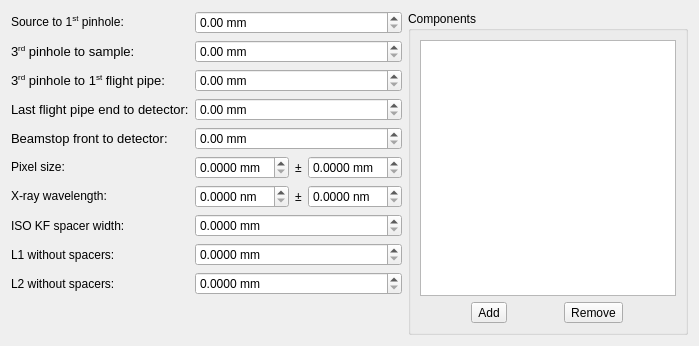
     <widget class="QWidget" name="basicsTab">
      <attribute name="title">
       <string>Basic parameters</string>
      </attribute>
      <layout class="QHBoxLayout" name="horizontalLayout_13">
       <item>
        <layout class="QGridLayout" name="gridLayout_3">
         <item row="4" column="1">
          <widget class="QDoubleSpinBox" name="lbsDoubleSpinBox">
           <property name="sizePolicy">
            <sizepolicy hsizetype="MinimumExpanding" vsizetype="Fixed">
             <horstretch>0</horstretch>
             <verstretch>0</verstretch>
            </sizepolicy>
           </property>
           <property name="keyboardTracking">
            <bool>false</bool>
           </property>
           <property name="suffix">
            <string> mm</string>
           </property>
           <property name="maximum">
            <double>1000.000000000000000</double>
           </property>
          </widget>
         </item>
         <item row="1" column="0">
          <widget class="QLabel" name="label_4">
           <property name="text">
            <string>&lt;!DOCTYPE HTML PUBLIC &quot;-//W3C//DTD HTML 4.0//EN&quot; &quot;http://www.w3.org/TR/REC-html40/strict.dtd&quot;&gt;
&lt;html&gt;&lt;head&gt;&lt;meta name=&quot;qrichtext&quot; content=&quot;1&quot; /&gt;&lt;style type=&quot;text/css&quot;&gt;
p, li { white-space: pre-wrap; }
&lt;/style&gt;&lt;/head&gt;&lt;body style=&quot; font-family:'Noto Sans'; font-size:10pt; font-weight:400; font-style:normal;&quot;&gt;
&lt;p style=&quot; margin-top:12px; margin-bottom:12px; margin-left:0px; margin-right:0px; -qt-block-indent:0; text-indent:0px;&quot;&gt;3&lt;span style=&quot; vertical-align:super;&quot;&gt;rd&lt;/span&gt; pinhole to sample:&lt;/p&gt;&lt;/body&gt;&lt;/html&gt;</string>
           </property>
           <property name="buddy">
            <cstring>lsDoubleSpinBox</cstring>
           </property>
          </widget>
         </item>
         <item row="2" column="1">
          <widget class="QDoubleSpinBox" name="lfpDoubleSpinBox">
           <property name="sizePolicy">
            <sizepolicy hsizetype="MinimumExpanding" vsizetype="Fixed">
             <horstretch>0</horstretch>
             <verstretch>0</verstretch>
            </sizepolicy>
           </property>
           <property name="keyboardTracking">
            <bool>false</bool>
           </property>
           <property name="suffix">
            <string> mm</string>
           </property>
           <property name="maximum">
            <double>1000.000000000000000</double>
           </property>
          </widget>
         </item>
         <item row="8" column="1">
          <widget class="QDoubleSpinBox" name="L1WithoutSpacersDoubleSpinBox">
           <property name="keyboardTracking">
            <bool>false</bool>
           </property>
           <property name="suffix">
            <string> mm</string>
           </property>
           <property name="decimals">
            <number>4</number>
           </property>
           <property name="maximum">
            <double>100000.000000000000000</double>
           </property>
          </widget>
         </item>
         <item row="5" column="0">
          <widget class="QLabel" name="label_12">
           <property name="text">
            <string>&lt;html&gt;&lt;head/&gt;&lt;body&gt;&lt;p&gt;Pixel size:&lt;/p&gt;&lt;/body&gt;&lt;/html&gt;</string>
           </property>
           <property name="buddy">
            <cstring>pixelSizeValDoubleSpinBox</cstring>
           </property>
          </widget>
         </item>
         <item row="0" column="0">
          <widget class="QLabel" name="label">
           <property name="text">
            <string>&lt;html&gt;&lt;head/&gt;&lt;body&gt;&lt;p&gt;Source to 1&lt;span style=&quot; vertical-align:super;&quot;&gt;st&lt;/span&gt; pinhole:&lt;/p&gt;&lt;/body&gt;&lt;/html&gt;</string>
           </property>
           <property name="buddy">
            <cstring>l0DoubleSpinBox</cstring>
           </property>
          </widget>
         </item>
         <item row="3" column="0">
          <widget class="QLabel" name="label_36">
           <property name="text">
            <string>&lt;!DOCTYPE HTML PUBLIC &quot;-//W3C//DTD HTML 4.0//EN&quot; &quot;http://www.w3.org/TR/REC-html40/strict.dtd&quot;&gt;
&lt;html&gt;&lt;head&gt;&lt;meta name=&quot;qrichtext&quot; content=&quot;1&quot; /&gt;&lt;style type=&quot;text/css&quot;&gt;
p, li { white-space: pre-wrap; }
&lt;/style&gt;&lt;/head&gt;&lt;body style=&quot; font-family:'Noto Sans'; font-size:10pt; font-weight:400; font-style:normal;&quot;&gt;
&lt;p style=&quot; margin-top:12px; margin-bottom:12px; margin-left:0px; margin-right:0px; -qt-block-indent:0; text-indent:0px;&quot;&gt;Last flight pipe end to detector:&lt;/p&gt;&lt;/body&gt;&lt;/html&gt;</string>
           </property>
           <property name="buddy">
            <cstring>lfpDoubleSpinBox</cstring>
           </property>
          </widget>
         </item>
         <item row="3" column="1">
          <widget class="QDoubleSpinBox" name="lfp2detDoubleSpinBox">
           <property name="sizePolicy">
            <sizepolicy hsizetype="MinimumExpanding" vsizetype="Fixed">
             <horstretch>0</horstretch>
             <verstretch>0</verstretch>
            </sizepolicy>
           </property>
           <property name="keyboardTracking">
            <bool>false</bool>
           </property>
           <property name="suffix">
            <string> mm</string>
           </property>
           <property name="maximum">
            <double>1000.000000000000000</double>
           </property>
          </widget>
         </item>
         <item row="6" column="0">
          <widget class="QLabel" name="label_15">
           <property name="text">
            <string>&lt;html&gt;&lt;head/&gt;&lt;body&gt;&lt;p&gt;X-ray wavelength:&lt;/p&gt;&lt;/body&gt;&lt;/html&gt;</string>
           </property>
           <property name="buddy">
            <cstring>wavelengthValDoubleSpinBox</cstring>
           </property>
          </widget>
         </item>
         <item row="1" column="1">
          <widget class="QDoubleSpinBox" name="lsDoubleSpinBox">
           <property name="sizePolicy">
            <sizepolicy hsizetype="MinimumExpanding" vsizetype="Fixed">
             <horstretch>0</horstretch>
             <verstretch>0</verstretch>
            </sizepolicy>
           </property>
           <property name="keyboardTracking">
            <bool>false</bool>
           </property>
           <property name="suffix">
            <string> mm</string>
           </property>
           <property name="maximum">
            <double>10000.000000000000000</double>
           </property>
          </widget>
         </item>
         <item row="9" column="1">
          <widget class="QDoubleSpinBox" name="L2WithoutSpacersDoubleSpinBox">
           <property name="keyboardTracking">
            <bool>false</bool>
           </property>
           <property name="suffix">
            <string> mm</string>
           </property>
           <property name="decimals">
            <number>4</number>
           </property>
           <property name="maximum">
            <double>10000.000000000000000</double>
           </property>
          </widget>
         </item>
         <item row="11" column="0" colspan="2">
          <spacer name="verticalSpacer">
           <property name="orientation">
            <enum>Qt::Vertical</enum>
           </property>
           <property name="sizeHint" stdset="0">
            <size>
             <width>20</width>
             <height>40</height>
            </size>
           </property>
          </spacer>
         </item>
         <item row="6" column="1">
          <layout class="QHBoxLayout" name="horizontalLayout_2">
           <item>
            <widget class="QDoubleSpinBox" name="wavelengthValDoubleSpinBox">
             <property name="sizePolicy">
              <sizepolicy hsizetype="MinimumExpanding" vsizetype="Fixed">
               <horstretch>0</horstretch>
               <verstretch>0</verstretch>
              </sizepolicy>
             </property>
             <property name="keyboardTracking">
              <bool>false</bool>
             </property>
             <property name="suffix">
              <string> nm</string>
             </property>
             <property name="decimals">
              <number>4</number>
             </property>
             <property name="maximum">
              <double>10.000000000000000</double>
             </property>
            </widget>
           </item>
           <item>
            <widget class="QLabel" name="label_16">
             <property name="text">
              <string notr="true">±</string>
             </property>
            </widget>
           </item>
           <item>
            <widget class="QDoubleSpinBox" name="wavelengthErrDoubleSpinBox">
             <property name="sizePolicy">
              <sizepolicy hsizetype="MinimumExpanding" vsizetype="Fixed">
               <horstretch>0</horstretch>
               <verstretch>0</verstretch>
              </sizepolicy>
             </property>
             <property name="keyboardTracking">
              <bool>false</bool>
             </property>
             <property name="suffix">
              <string> nm</string>
             </property>
             <property name="decimals">
              <number>4</number>
             </property>
             <property name="maximum">
              <double>10.000000000000000</double>
             </property>
            </widget>
           </item>
          </layout>
         </item>
         <item row="8" column="0">
          <widget class="QLabel" name="label_20">
           <property name="text">
            <string>L1 without spacers:</string>
           </property>
           <property name="buddy">
            <cstring>L1WithoutSpacersDoubleSpinBox</cstring>
           </property>
          </widget>
         </item>
         <item row="4" column="0">
          <widget class="QLabel" name="label_6">
           <property name="text">
            <string>&lt;!DOCTYPE HTML PUBLIC &quot;-//W3C//DTD HTML 4.0//EN&quot; &quot;http://www.w3.org/TR/REC-html40/strict.dtd&quot;&gt;
&lt;html&gt;&lt;head&gt;&lt;meta name=&quot;qrichtext&quot; content=&quot;1&quot; /&gt;&lt;style type=&quot;text/css&quot;&gt;
p, li { white-space: pre-wrap; }
&lt;/style&gt;&lt;/head&gt;&lt;body style=&quot; font-family:'Noto Sans'; font-size:10pt; font-weight:400; font-style:normal;&quot;&gt;
&lt;p style=&quot; margin-top:12px; margin-bottom:12px; margin-left:0px; margin-right:0px; -qt-block-indent:0; text-indent:0px;&quot;&gt;Beamstop front to detector:&lt;/p&gt;&lt;/body&gt;&lt;/html&gt;</string>
           </property>
           <property name="buddy">
            <cstring>lbsDoubleSpinBox</cstring>
           </property>
          </widget>
         </item>
         <item row="7" column="0">
          <widget class="QLabel" name="label_19">
           <property name="text">
            <string>ISO KF spacer width:</string>
           </property>
           <property name="buddy">
            <cstring>sealingRingWidthDoubleSpinBox</cstring>
           </property>
          </widget>
         </item>
         <item row="7" column="1">
          <widget class="QDoubleSpinBox" name="sealingRingWidthDoubleSpinBox">
           <property name="keyboardTracking">
            <bool>false</bool>
           </property>
           <property name="suffix">
            <string> mm</string>
           </property>
           <property name="decimals">
            <number>4</number>
           </property>
          </widget>
         </item>
         <item row="0" column="1">
          <widget class="QDoubleSpinBox" name="l0DoubleSpinBox">
           <property name="sizePolicy">
            <sizepolicy hsizetype="MinimumExpanding" vsizetype="Fixed">
             <horstretch>0</horstretch>
             <verstretch>0</verstretch>
            </sizepolicy>
           </property>
           <property name="keyboardTracking">
            <bool>false</bool>
           </property>
           <property name="suffix">
            <string> mm</string>
           </property>
           <property name="maximum">
            <double>10000.000000000000000</double>
           </property>
          </widget>
         </item>
         <item row="2" column="0">
          <widget class="QLabel" name="label_35">
           <property name="text">
            <string>&lt;!DOCTYPE HTML PUBLIC &quot;-//W3C//DTD HTML 4.0//EN&quot; &quot;http://www.w3.org/TR/REC-html40/strict.dtd&quot;&gt;
&lt;html&gt;&lt;head&gt;&lt;meta name=&quot;qrichtext&quot; content=&quot;1&quot; /&gt;&lt;style type=&quot;text/css&quot;&gt;
p, li { white-space: pre-wrap; }
&lt;/style&gt;&lt;/head&gt;&lt;body style=&quot; font-family:'Noto Sans'; font-size:10pt; font-weight:400; font-style:normal;&quot;&gt;
&lt;p style=&quot; margin-top:12px; margin-bottom:12px; margin-left:0px; margin-right:0px; -qt-block-indent:0; text-indent:0px;&quot;&gt;3&lt;span style=&quot; vertical-align:super;&quot;&gt;rd&lt;/span&gt; pinhole to 1&lt;span style=&quot; vertical-align:super;&quot;&gt;st&lt;/span&gt; flight pipe:&lt;/p&gt;&lt;/body&gt;&lt;/html&gt;</string>
           </property>
           <property name="buddy">
            <cstring>lfpDoubleSpinBox</cstring>
           </property>
          </widget>
         </item>
         <item row="9" column="0">
          <widget class="QLabel" name="label_21">
           <property name="text">
            <string>L2 without spacers:</string>
           </property>
           <property name="buddy">
            <cstring>L2WithoutSpacersDoubleSpinBox</cstring>
           </property>
          </widget>
         </item>
         <item row="5" column="1">
          <layout class="QHBoxLayout" name="horizontalLayout_15">
           <item>
            <widget class="QDoubleSpinBox" name="pixelSizeValDoubleSpinBox">
             <property name="sizePolicy">
              <sizepolicy hsizetype="MinimumExpanding" vsizetype="Fixed">
               <horstretch>0</horstretch>
               <verstretch>0</verstretch>
              </sizepolicy>
             </property>
             <property name="keyboardTracking">
              <bool>false</bool>
             </property>
             <property name="suffix">
              <string> mm</string>
             </property>
             <property name="decimals">
              <number>4</number>
             </property>
             <property name="maximum">
              <double>10.000000000000000</double>
             </property>
            </widget>
           </item>
           <item>
            <widget class="QLabel" name="label_42">
             <property name="text">
              <string notr="true">±</string>
             </property>
            </widget>
           </item>
           <item>
            <widget class="QDoubleSpinBox" name="pixelSizeErrDoubleSpinBox">
             <property name="sizePolicy">
              <sizepolicy hsizetype="MinimumExpanding" vsizetype="Fixed">
               <horstretch>0</horstretch>
               <verstretch>0</verstretch>
              </sizepolicy>
             </property>
             <property name="keyboardTracking">
              <bool>false</bool>
             </property>
             <property name="suffix">
              <string> mm</string>
             </property>
             <property name="decimals">
              <number>4</number>
             </property>
             <property name="maximum">
              <double>10.000000000000000</double>
             </property>
            </widget>
           </item>
          </layout>
         </item>
        </layout>
       </item>
       <item>
        <widget class="QGroupBox" name="groupBox_2">
         <property name="title">
          <string>Components</string>
         </property>
         <layout class="QVBoxLayout" name="verticalLayout">
          <item>
           <widget class="QTreeView" name="choicesTreeView">
            <attribute name="headerVisible">
             <bool>false</bool>
            </attribute>
           </widget>
          </item>
          <item>
           <layout class="QHBoxLayout" name="horizontalLayout_3">
            <item>
             <widget class="QToolButton" name="addChoiceToolButton">
              <property name="text">
               <string>Add</string>
              </property>
              <property name="icon">
               <iconset theme="list-add">
                <normaloff>.</normaloff>.</iconset>
              </property>
             </widget>
            </item>
            <item>
             <widget class="QToolButton" name="removeChoiceToolButton">
              <property name="text">
               <string>Remove</string>
              </property>
              <property name="icon">
               <iconset theme="list-remove">
                <normaloff>.</normaloff>.</iconset>
              </property>
             </widget>
            </item>
           </layout>
          </item>
         </layout>
        </widget>
       </item>
      </layout>
     </widget>
